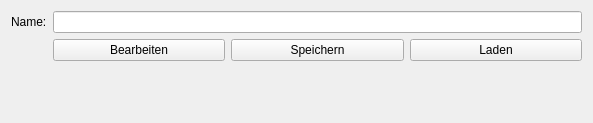
<?xml version="1.0" encoding="UTF-8"?>
<!--
   Copyright (C) 2016 Anton Haubner <anton.haubner@outlook.de>

   This file is part of the PiGPIOSequence Designer program.

   PiGPIOSequence Designer is free software: you can redistribute it and/or modify
   it under the terms of the GNU Affero General Public License as published by
   the Free Software Foundation, either version 3 of the License, or
   (at your option) any later version.

   PiGPIOSequence Designer is distributed in the hope that it will be useful,
   but WITHOUT ANY WARRANTY; without even the implied warranty of
   MERCHANTABILITY or FITNESS FOR A PARTICULAR PURPOSE.  See the
   GNU Affero General Public License for more details.

   You should have received a copy of the GNU Affero General Public License
   along with PiGPIOSequence Designer.  If not, see <http://www.gnu.org/licenses/>.
-->

<ui version="4.0">
 <class>ParallelSequencesContainerWidget</class>
 <widget class="QWidget" name="ParallelSequencesContainerWidget">
  <property name="geometry">
   <rect>
    <x>0</x>
    <y>0</y>
    <width>593</width>
    <height>123</height>
   </rect>
  </property>
  <property name="windowTitle">
   <string>Form</string>
  </property>
  <layout class="QFormLayout" name="formLayout">
   <item row="0" column="0">
    <widget class="QLabel" name="label">
     <property name="text">
      <string>Name:</string>
     </property>
    </widget>
   </item>
   <item row="0" column="1">
    <widget class="QLineEdit" name="NameEdit"/>
   </item>
   <item row="2" column="1">
    <layout class="QHBoxLayout" name="horizontalLayout">
     <item>
      <widget class="QPushButton" name="EditorButton">
       <property name="text">
        <string>Bearbeiten</string>
       </property>
      </widget>
     </item>
     <item>
      <widget class="QPushButton" name="SaveButton">
       <property name="text">
        <string>Speichern</string>
       </property>
      </widget>
     </item>
     <item>
      <widget class="QPushButton" name="LoadButton">
       <property name="text">
        <string>Laden</string>
       </property>
      </widget>
     </item>
    </layout>
   </item>
  </layout>
 </widget>
 <resources/>
 <connections/>
</ui>
